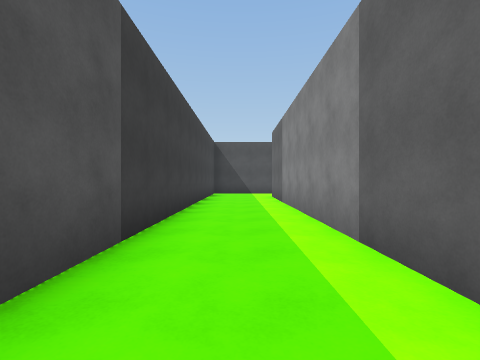
view 1 (above)

24 first-person views from a walk through a scene from a Unity 3-D project. The camera is 1.3 m above the floor, looks level and sees 85° across. The floor is counted in squares, 2 m on a side. Each view is taken from the middle of a square. On the plan, view 1 faces up. The plan holds only what a view shows up to about 9 squares ahead; the rest is blank. The player character is not drawn. Surface patterns are stand-ins for the level's own textures.

view 2
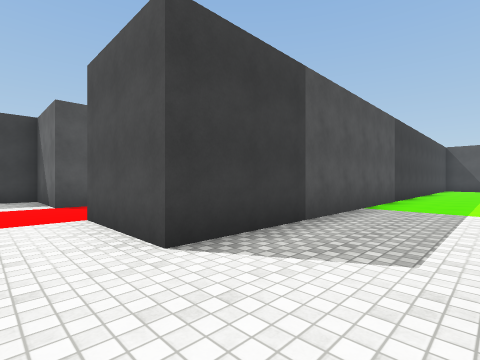

view 3
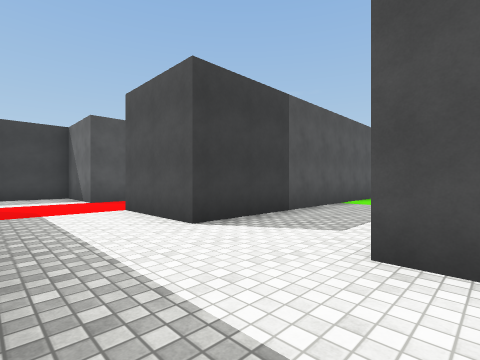

view 4
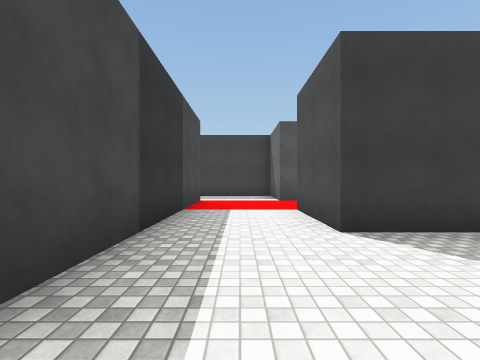

view 5
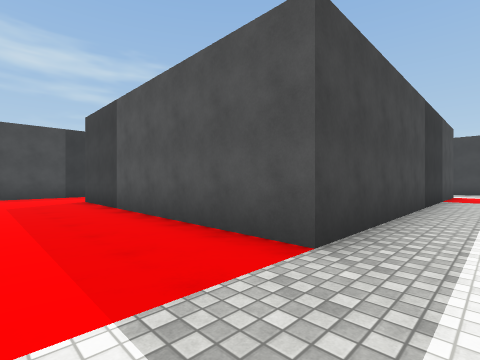

view 6
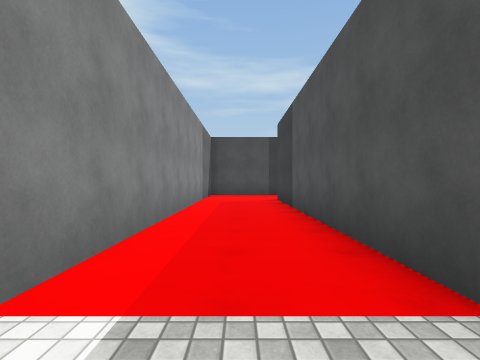

view 7
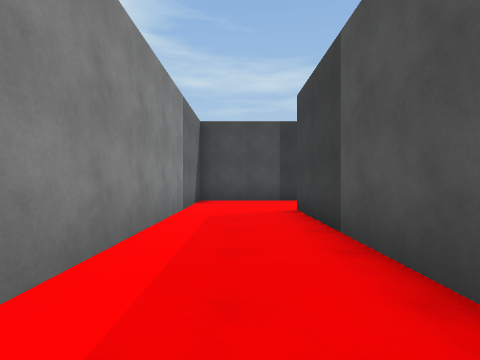

view 8
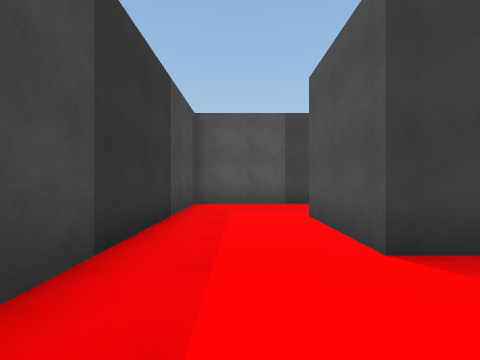

view 9
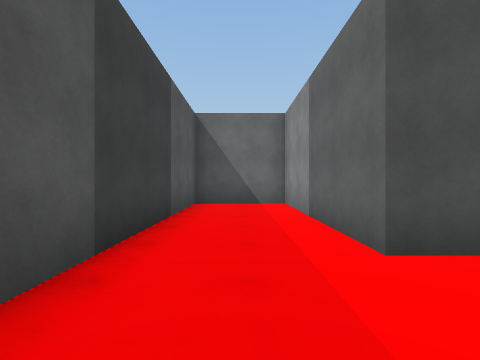

view 10
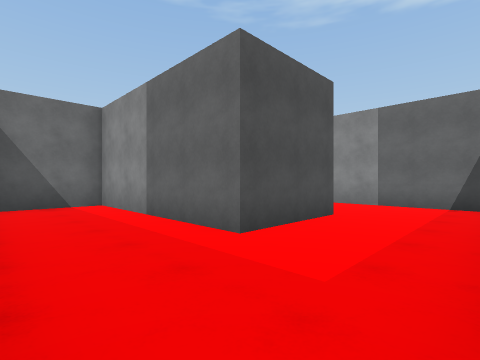

view 11
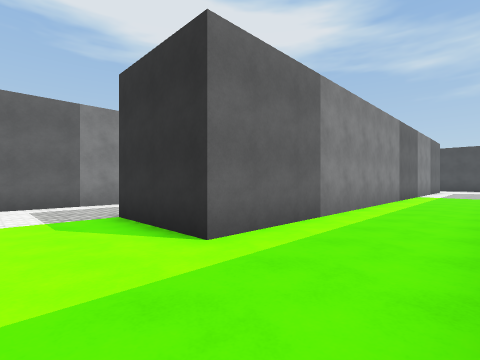

view 12
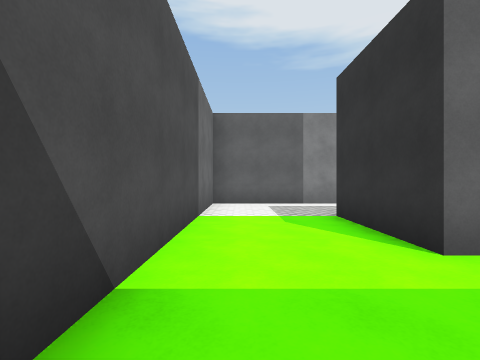

view 13
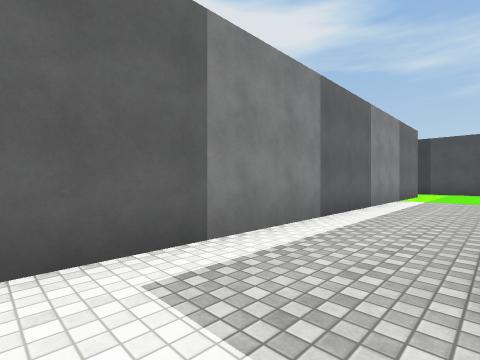

view 14
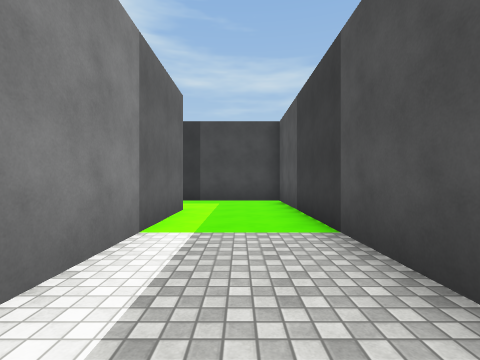

view 15
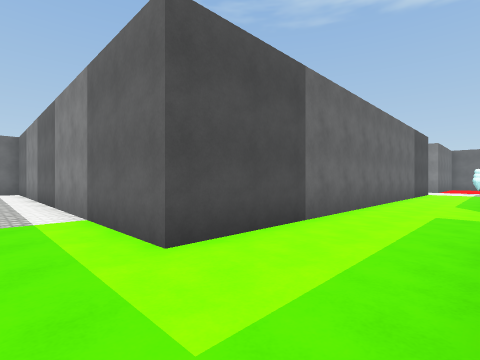

view 16
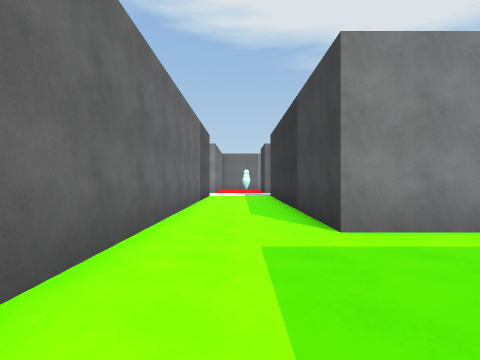

view 17
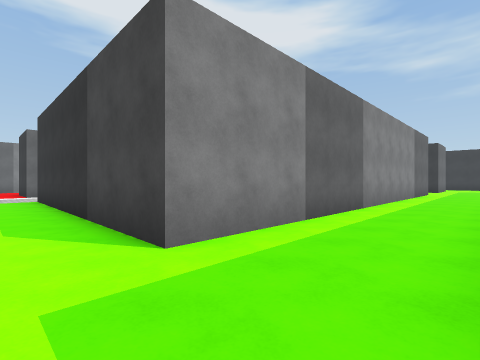

view 18
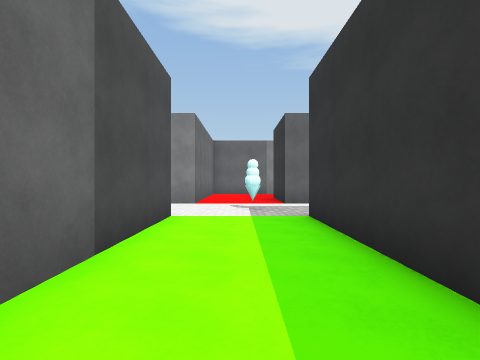

view 19
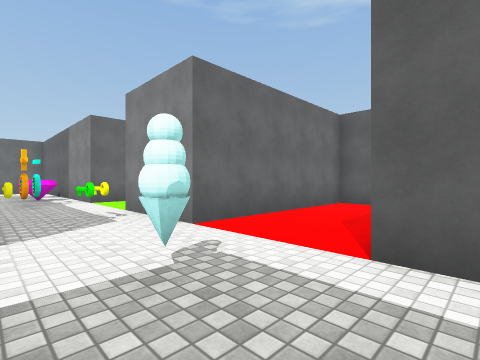

view 20
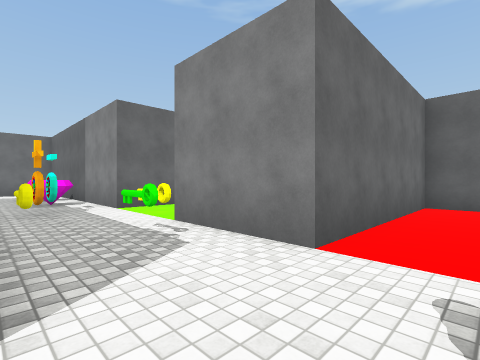

view 21
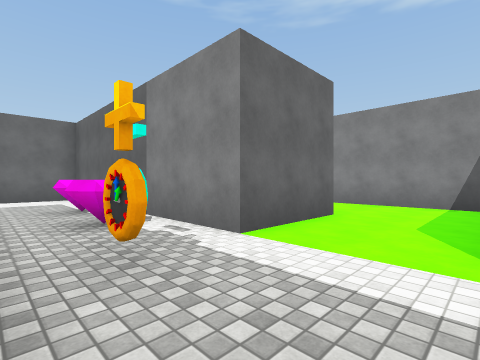

view 22
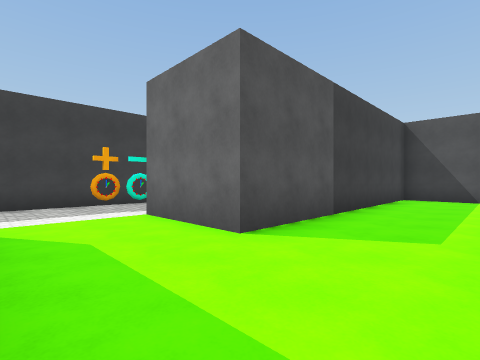

view 23
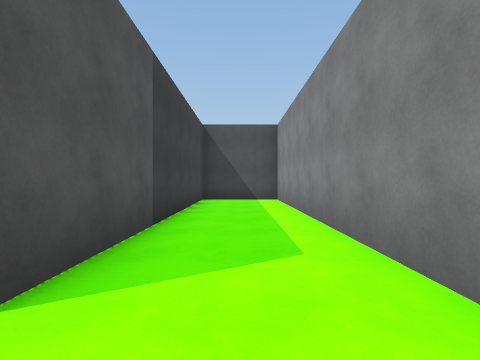

view 24
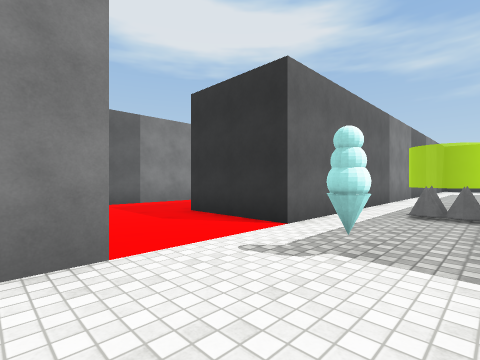

### Floor plan
Points are (right, up) in squares from view 1. A wall is a line through its corners. A room is listed if a view was taken in it or the views show most of it. See-through windows are left out.
Room 1 (views 1, 2, 3, 4, 5, 6, 7, 8, 9, 10, 11, 12)
walls: (2, -4.7) (1.2, -4.7); (-6.2, -3.8) (-6.2, -4.7) (-8.7, -4.7) (-8.7, -6.6); (1.3, 1.2) (1.3, 10.2); (-6.2, -7.2) (3.7, -7.2) (3.7, -14.7) (1.3, -14.7) (1.3, -9.8) (-1.2, -9.8) (-1.2, -17.2) (6.2, -17.2) (6.2, -7.2); (-1.2, 9) (-1.2, -4.7) (-3.8, -4.7); (1.5, 12.7) (-0.2, 12.7)
ways out: opening at (2.5, 11.5) to room 2
Room 2 (views 13, 14, 15, 16, 17, 18, 19, 20, 21, 22, 23, 24)
walls: (11.2, -11.5) (11.2, -2.3) (18.8, -2.3); (21.3, -9.5) (21.3, -5.6); (21.3, -3.6) (21.3, -2.3) (23.8, -2.3); (18.8, 0.2) (6.2, 0.2) (6.2, 12.7) (1.5, 12.7); (26.3, -4) (26.3, 0.2) (21.3, 0.2) (21.3, 2.8); (18.8, 6.5) (18.8, 3.2); (3.7, 4.8) (3.7, -2.3) (6.9, -2.3); (26.3, 3.2) (26.3, 12.7) (23.8, 12.7) (23.8, 5.2) (21.3, 5.2) (21.3, 8.1); (21.3, 9.9) (21.3, 12.7) (19.4, 12.7); (1.3, 10.2) (3.8, 10.2)
ways out: opening at (2.5, 11.5) to room 1
objects: other object (19, 2); other object (20, -5); other object (20, -1); other object (20, 2); other object (20, 5); other object (20, 6); other object (20, 7); other object (20, 9) to (21, 9); other object (21, 2)

Positions as (right, up) in squares from view 1, and headings:
1: (0, 0), facing up
2: (1, -6), facing up-left
3: (2, -7), facing up-left
4: (2, -6), facing left
5: (6, -6), facing down-left
6: (5, -6), facing down
7: (5, -9), facing down
8: (6, -16), facing left
9: (0, -17), facing up
10: (-1, -17), facing up-right
11: (-1, 12), facing down-right
12: (-1, 12), facing right
13: (4, 12), facing down-right
14: (5, 6), facing down
15: (5, -2), facing up-right
16: (8, -1), facing right
17: (9, -1), facing down-right
18: (14, -1), facing right
19: (19, -3), facing up-right
20: (19, -1), facing up-right
21: (19, 3), facing up-right
22: (26, 3), facing up-left
23: (25, 4), facing up
24: (19, 1), facing down-right
